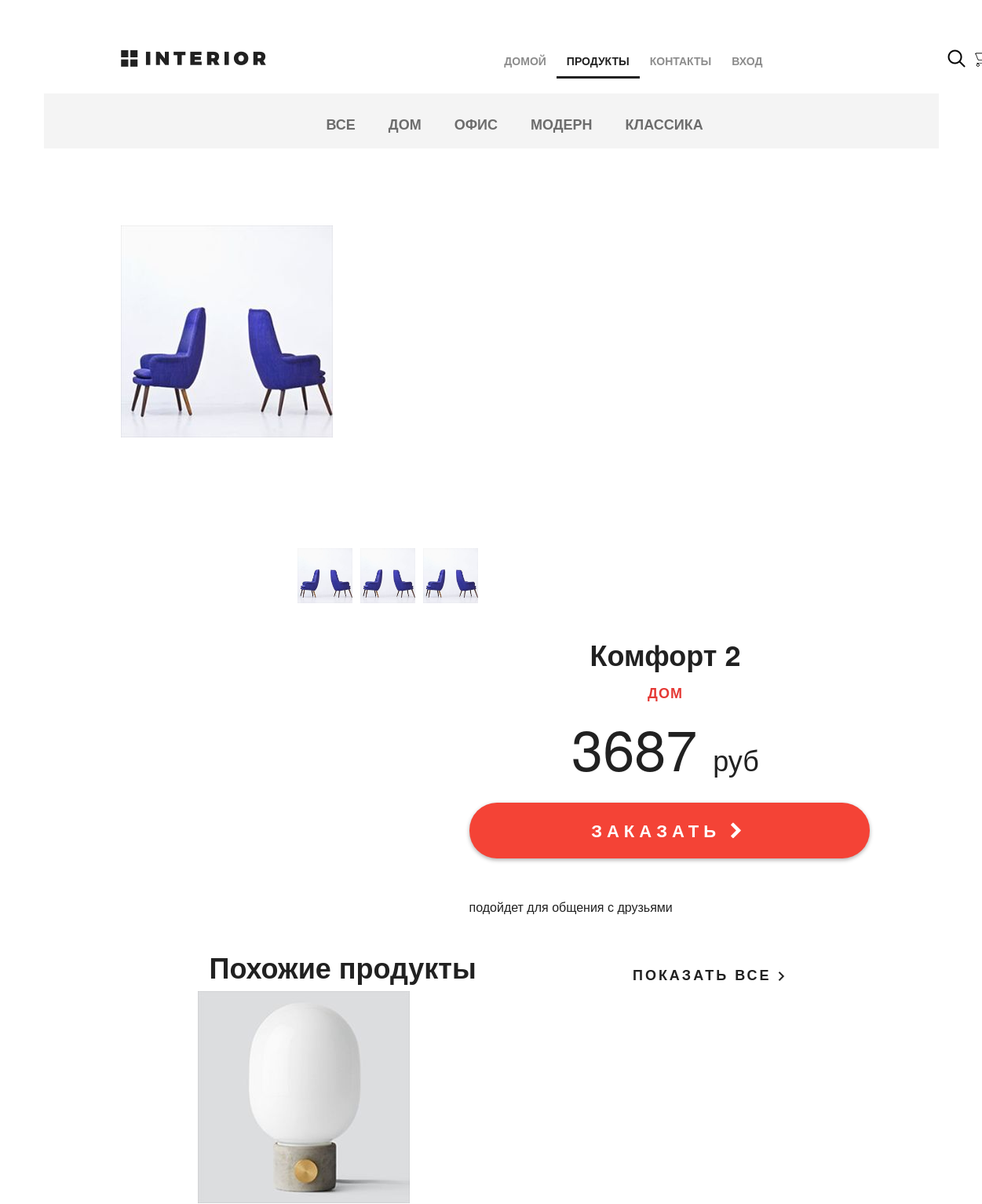
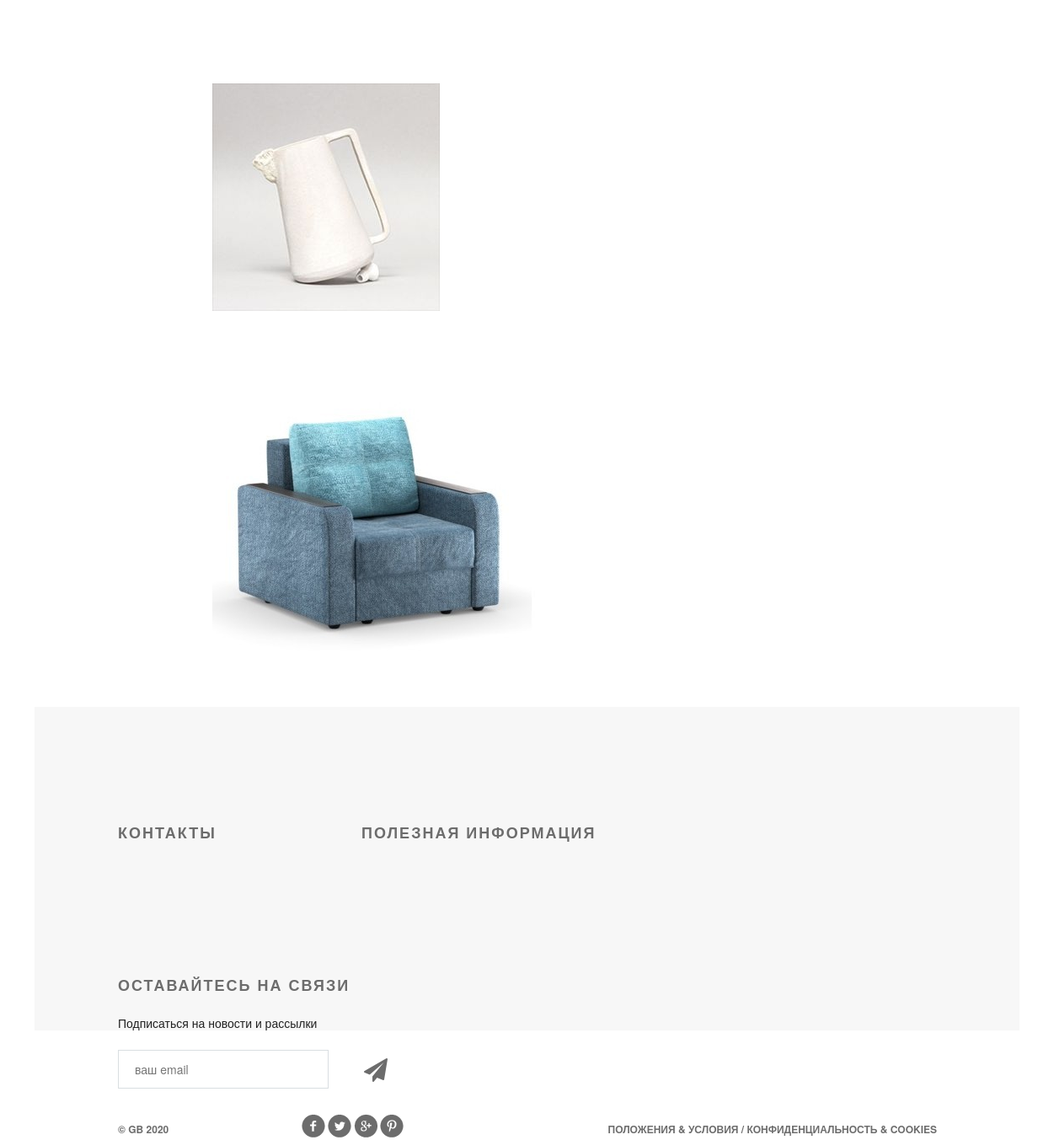
The page /products/product/42/ on the database its author committed (2 pictures, top to bottom).
### mainapp/models.py (models this page shows, shortened)
class ProductCategory(models.Model):
    name = models.CharField(max_length=64, unique=True, verbose_name='имя')
    description = models.TextField(blank=True, verbose_name='описание')
    is_active = models.BooleanField(verbose_name='активна', default=True)
    class Meta:
        verbose_name = 'категория'
        verbose_name_plural = 'категории'

class Product(models.Model):
    category = models.ForeignKey(ProductCategory, on_delete=models.CASCADE)
    name = models.CharField(max_length=128, verbose_name='имя')
    image = models.ImageField(upload_to='products_images', blank=True, verbose_name='изображение')
    short_desc = models.CharField(max_length=128, verbose_name='краткое описание', blank=True)
    description = models.TextField(blank=True, verbose_name='описание')
    price = models.DecimalField(max_digits=8, decimal_places=2, default=0, verbose_name='цена')
    quantity = models.PositiveSmallIntegerField(default=0, verbose_name='количество товара')
    is_active = models.BooleanField(default=True, verbose_name='активен')
    class Meta:
        verbose_name = 'продукт'
        verbose_name_plural = 'продукты'

### mainapp/views.py (the view)
# urls.py: path('product/<int:pk>/', mainapp.product, name='product_page'),
def product(request, pk):
    product_item = get_object_or_404(Product, pk=pk)
    links_menu = ProductCategory.objects.filter(is_active=True)
    title = product_item.name
    content = {
        'title': title,
        'product': product_item,
        'links_menu': links_menu,
        'same_products': get_same_products(product_item),
    }
    return render(request, 'mainapp/product_page.html', content)

### adminapp/templatetags/custom_tags.py (called while the page is built)
@register.filter(name='media_folder_products')
def media_folder_products(string):
    if not string:
        string = 'products_images/default.jpg'
    return f'{settings.MEDIA_URL}{string}'

### mainapp/context_processors.py (called while the page is built)
def basket(request):
    basket_items = []
    if request.user.is_authenticated:
        basket_items = Basket.objects.filter(user=request.user)
    return {
        'basket': basket_items
    }

### mainapp/views.py (called while the page is built)
def get_same_products(hot_product):
    same_products = Product.objects.filter(category_id=hot_product.category_id).exclude(pk=hot_product.pk)[:3]
    return same_products

### mainapp/templates/mainapp/product_page.html (shortened to what this page needs)
{% extends 'mainapp/base.html' %}
{% load static %}
{% load custom_tags %}
{% block content %}
    <div class="details">
        <div class="links clearfix">
            {% include 'mainapp/inc/inc_categories_menu.html' %}
        </div>
        <div class="details-products">
            <div class="details-slider">
                <div class="slider-product">
                    <img src="{{ product.image|media_folder_products }}" alt="">
                </div>
                <div class="slider-control">
                    <div class="block">
                        <a href="#"><img src="{{ product.image|media_folder_products }}" alt="">
                        </a>
                    </div>
                    <div class="block">
                        <a href="#"><img src="{{ product.image|media_folder_products }}" alt="">
                        </a>
                    </div>
                    <div class="block">
                        <a href="#"><img src="{{ product.image|media_folder_products }}" alt="">
                        </a>
                    </div>
                </div>
            </div>
            <div class="description">
                <h3 class="big-bold">{{ product.name|title }}</h3>
                <h3 class="red">{{ product.category.name }}</h3>
                <p class="price"> {{ product.price|floatformat:0 }} <span>руб</span></p>
                <a href="{% url 'basket:add' product.pk %}" class="red-button">
                    заказать <i class="fa fa-chevron-right" aria-hidden="true"></i>
                </a>
                <div class="description-text">
                    {{ product.description }}
                </div>
            </div>
            <div class="related">
                <div class="title clearfix">
                    <h2>Похожие продукты</h2>
                    <a class="explore" href="#">показать все <img src="{% static "img/arrow.png" %}" alt=""></a>
                </div>
                <div class="related-products clearfix">
                    {% for product in same_products %}
                        <div class="block">
                            <a href="{% url 'products:product_page' product.pk %}"><img
                                    src="{{ product.image|media_folder_products }}" alt="{{ product.short_desc }}">
                            </a>
                        </div>
                    {% endfor %}
                </div>
            </div>
        </div>
        <div class="clr"></div>
    </div>
{% endblock %}

### mainapp/templates/mainapp/inc/inc_categories_menu.html
<ul class="links-menu">
    <li>
        <a href="{% url 'products:category' 0 %}">
            Все
        </a>
    </li>
    {% for item in links_menu %}
        <li>
            <a href="{% url 'products:category' item.pk %}">
                {{ item.name }}
            </a>
        </li>
    {% endfor %}
</ul>

### static/css/style.css (style rules this page uses)
* { margin: 0; padding: 0; }
body { font-family: 'Montserrat', sans-serif; }
html, body { height: 100%; }
.slider-control .block a img { width: 70px; }
.clr { height: 384px; }
.clearfix:after { content: ""; display: block; clear: both; }
.explore { text-transform: uppercase; color: #212121; font-size: 18px; font-weight: 700; line-height: 24px; text-align: center; float: right; margin-top: 138px; letter-spacing: 3px; text-decoration: none; }
.big-bold { color: #212121; font-size: 36px; font-weight: 700; text-align: left; margin-bottom: 24px; line-height: 36px; }
.title { height: 152px; margin-right: 15px; }
.title h2 { float: left; margin-top: 118px; color: #212121; font-size: 36px; font-weight: 700; text-align: left; margin-left: 15px; }
.red { text-transform: uppercase; color: #e53935; font-size: 18px; font-weight: 700; text-align: left; letter-spacing: 1px; line-height: 17px; margin-bottom: 22px; }
.links { height: 70px; background-color: #f4f4f4; position: relative; padding-left: 360px; }
.links-menu { margin: 27px auto 0px; position: absolute; }
.links-menu li { float: left; list-style-type: none; padding-right: 42px; }
.links-menu li a { text-decoration: none; color: #6c6c6c; font-size: 18px; font-weight: 700; text-transform: uppercase; }
.details-products { padding-left: 98px; padding-right: 98px; margin-top: 98px; height: 551px; }
.details-slider { width: 570px; float: left; margin-right: 30px; }
.slider-product { width: 570px; height: 400px; }
.slider-control { width: 420px; height: 70px; margin: 11px auto 0px; padding-left: 150px }
.slider-control .block { height: 70px; width: 70px; position: relative; float: left; margin-right: 10px; }
.description { width: 535px; float: right; padding-left: 35px }
.description .big-bold { color: #212121; font-size: 36px; font-weight: 700; text-align: center; margin-top: 47px; margin-bottom: 0px; }
.description .red { text-transform: uppercase; color: #e53935; font-size: 18px; font-weight: 700; text-align: center; letter-spacing: 1px; line-height: 17px; margin-top: 23px; margin-bottom: 36px; }
.description .price { color: #212121; font-size: 72px; font-weight: 300; line-height: 48px; text-align: center; }
.description .price span { color: #212121; font-size: 36px; font-weight: 300; line-height: 48px; text-align: center; }
.red-button { display: block; height: 71px; width: 510px; border-radius: 35px; background-color: #f44336; text-align: center; text-transform: uppercase; text-decoration: none; color: #ffffff; font-size: 22px; font-weight: 700; line-height: 24px; box-shadow: 0px 2px 4.85px 0.15px rgba(33, 33, 33, 0.35); line-height: 70px; letter-spacing: 6px; margin-top: 31px; }
.description-text { margin-top: 50px; color: #212121; font-size: 16px; font-weight: 300; line-height: 24px; text-align: left; }
.related { padding: 0px 98px; }
.related .title { height: 143px; margin-right: 0; }
.related .title h2 { margin-top: 45px; }
.related .title .explore { margin-top: 62px; }
.related-products { margin-bottom: 120px; }
.related-products .block a img { float: left; }
.related-products .block { float: left; margin-right: 30px; display: block; height: 370px; width: 370px; position: relative; }
.related-products .block:nth-child(3n) { margin-right: 0px; }

### rows shown on the page
ProductCategory: name "ДОМ"
ProductCategory: name "ОФИС"
ProductCategory: name "МОДЕРН"
ProductCategory: name "КЛАССИКА"
Product: image|media_folder_products (picture), name "Комфорт 2", category.name "ДОМ", price "3687", description "подойдет для общения с друзьями"
Product: image|media_folder_products (picture)
Product: image|media_folder_products (picture)
Product: image|media_folder_products (picture)
